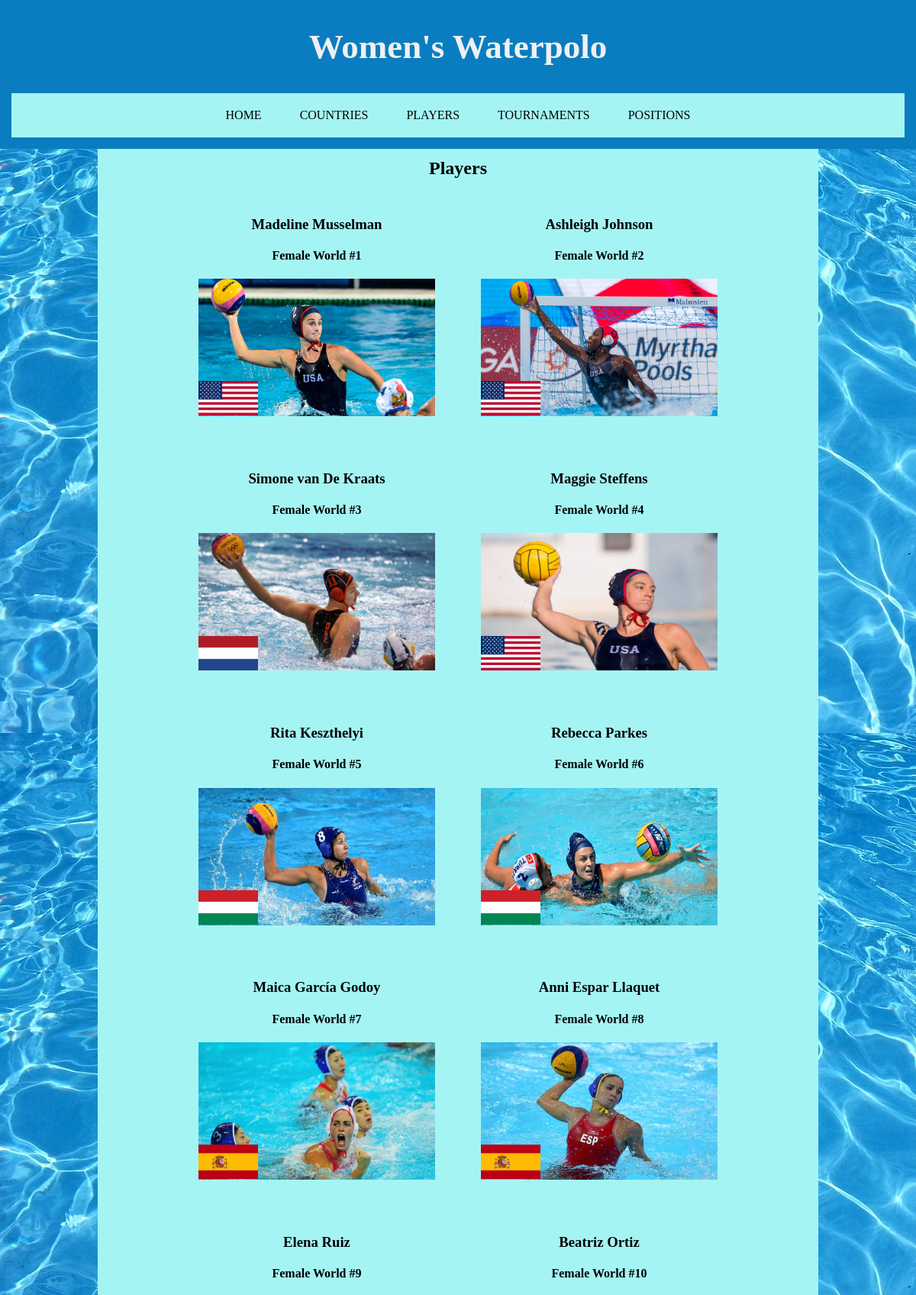
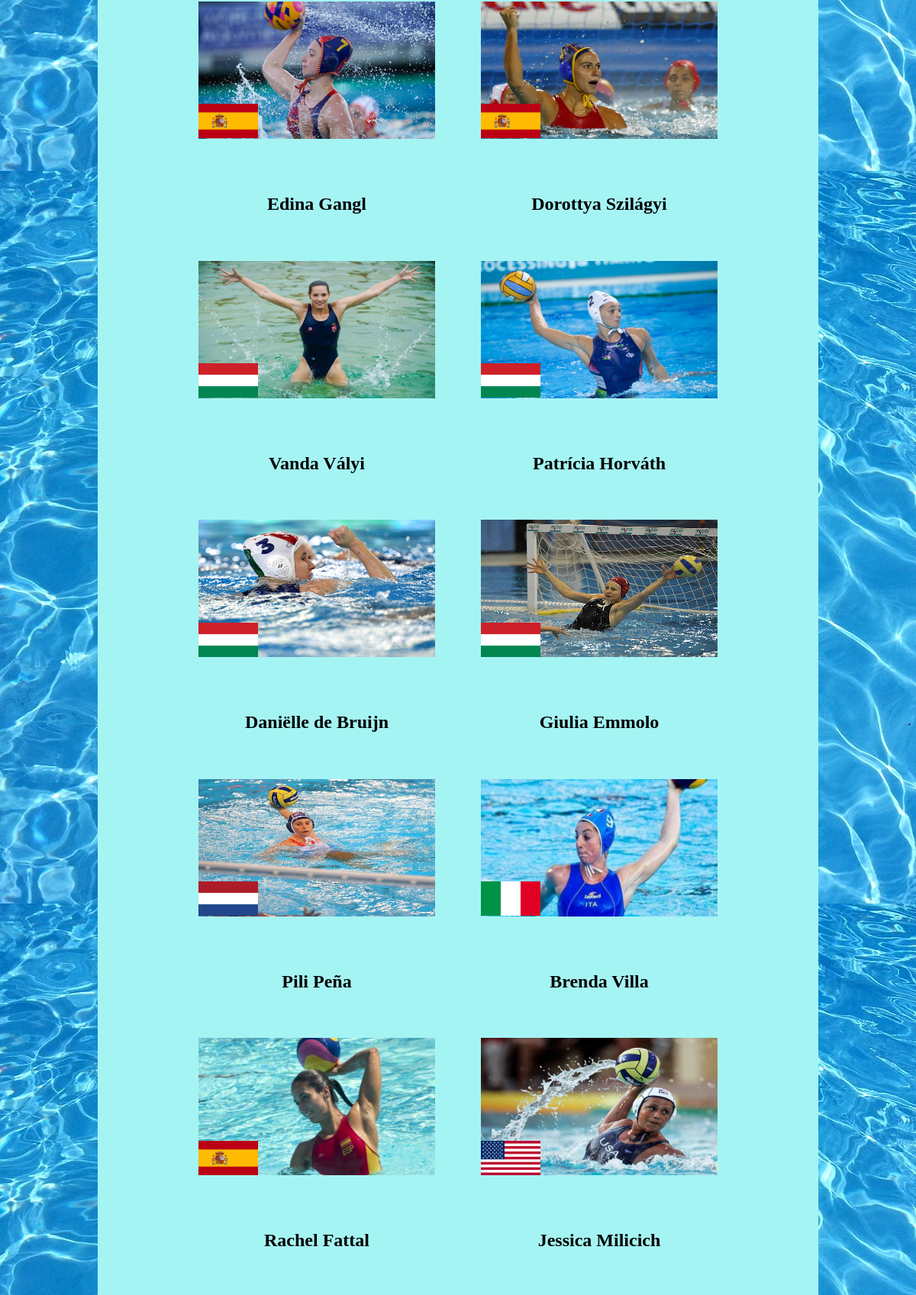
The page /players (upper part) on the database its author committed (2 pictures, top to bottom).
### tables this page shows
CREATE TABLE Player (id INTEGER PRIMARY KEY AUTOINCREMENT, first_name TEXT, last_name TEXT, image TEXT, player_copyright TEXT, country_id INTEGER REFERENCES Country (id), national_team INTEGER, right_hand_dominant INTEGER, left_hand_dominant INTEGER, world_ranking INTEGER, weight INTEGER, height INTEGER, cap_number INTEGER);

CREATE TABLE Country (id INTEGER PRIMARY KEY AUTOINCREMENT, country TEXT, flag TEXT);

### routes.py (the view)
@app.route('/players')
def players():
    ranked_players = sql('SELECT Player.id, Player.first_name, \
                            Player.last_name, Player.image, \
                            Player.world_ranking, Country.flag FROM Player \
                            Join Country ON Player.country_id=Country.id \
                            WHERE Player.world_ranking IS NOT NULL \
                            ORDER BY Player.world_ranking asc;', None)
    players = sql('SELECT Player.id, Player.first_name, Player.last_name, \
                    Player.image, Country.flag FROM Player \
                    Join Country ON Player.country_id=Country.id \
                    WHERE Player.world_ranking IS NULL;', None)
    return render_template("players.html", ranked_players=ranked_players,
                           players=players, title="Women's Waterpolo")

### routes.py (called while the page is built)
def sql(query, id):
    conn = sqlite3.connect("waterpolo.db")  # connects to the sql database
    cur = conn.cursor()
    if id is not None:
        cur.execute(query, id)
    else:
        cur.execute(query)
    results = cur.fetchall()
    return results

### templates/players.html (shortened to what this page needs)
{% extends "layout.html" %}
{% block content %}
<div class="subheading">
    <h2>
        Players
    </h2>
</div>
<div class="row">
    {% for item in ranked_players %}
    <div class="column">
        <div class="zoom">
            <h3><a href = "/player/{{item[0]}}"> {{item[1]}} {{item[2]}} </h3> <h4> Female World #{{item[4]}} </h4>
            <div class="image-stack">
                <div class="image-stack_bottom">
                <img src="{{item[3]}}">
                </div>
                <div class="image-stack_flag">
                    <img src="{{item[5]}}">
                </div>
                <br>
            </div>
        </div>
    </div>
    {% endfor %}
    {% for item in players %}
    <div class="column">
        <div class="zoom">
            <h2><a href = "/player/{{item[0]}}"> {{item[1]}} {{item[2]}} </h2> <h3> <br> </h3>
            <div class="image-stack">
                <div class="image-stack_bottom">
                <img src="{{item[3]}}">
                </div>
                <div class="image-stack_flag">
                    <img src="{{item[4]}}">
                </div>
                <br>
            </div>
        </div>
    </div>
    {% endfor %}
</div>
{% endblock %}

### static/css/style.css (style rules this page uses)
body { font-family: "Comic Sans MS"; background-image: url("/static/images/pool_background.jpg"); box-sizing: border-box; margin: 10px; }
img { width: 310px; height: 180px; }
a { color: rgb(0,0,0); text-decoration: none; }
.subheading { display: flex; justify-content: center; text-align: center; margin-top: 30px; margin-bottom: -10px; }
.column h2, h3, h4 { text-align: center; }
.image-stack::after { content: ' '; display: table; clear: both; }
.image-stack_bottom { align-items: center; padding-top: 0%; }

### rows shown on the page
Player: first_name "Madeline", last_name "Musselman", world_ranking "1", image (picture), flag (picture)
Player: first_name "Ashleigh", last_name "Johnson", world_ranking "2", image (picture), flag (picture)
Player: first_name "Simone", last_name "van De Kraats", world_ranking "3", image (picture), flag (picture)
Player: first_name "Maggie", last_name "Steffens", world_ranking "4", image (picture), flag (picture)
Player: first_name "Rita", last_name "Keszthelyi", world_ranking "5", image (picture), flag (picture)
Player: first_name "Rebecca", last_name "Parkes", world_ranking "6", image (picture), flag (picture)
Player: first_name "Maica", last_name "García Godoy", world_ranking "7", image (picture), flag (picture)
Player: first_name "Anni", last_name "Espar Llaquet", world_ranking "8", image (picture), flag (picture)
Player: first_name "Elena", last_name "Ruiz", world_ranking "9", image (picture), flag (picture)
Player: first_name "Beatriz", last_name "Ortiz", world_ranking "10", image (picture), flag (picture)
Player: first_name "Edina", last_name "Gangl", image (picture), flag (picture)
Player: first_name "Dorottya", last_name "Szilágyi", image (picture), flag (picture)
Player: first_name "Vanda", last_name "Vályi", image (picture), flag (picture)
Player: first_name "Patrícia", last_name "Horváth", image (picture), flag (picture)
Player: first_name "Daniëlle", last_name "de Bruijn", image (picture), flag (picture)
Player: first_name "Giulia", last_name "Emmolo", image (picture), flag (picture)
Player: first_name "Pili", last_name "Peña", image (picture), flag (picture)
Player: first_name "Brenda", last_name "Villa", image (picture), flag (picture)
Player: first_name "Rachel", last_name "Fattal"
Player: first_name "Jessica", last_name "Milicich"
